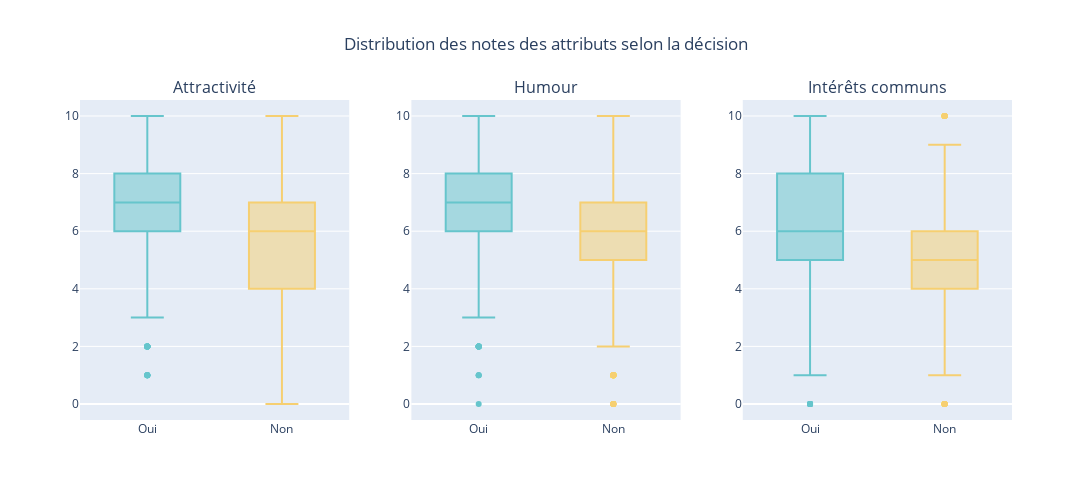

The notebook cell saved with this chart:
### Markdown cell above
L'`attractivité`, l’`humour` et les `intérêts communs` ont des écarts plus marqués entre les participants qui sont souhaités être revus et ceux qui ne le sont pas.

Cela pourrait indiquer que ces critères sont particulièrement importants dans la prise de décision contrairement à la sincérité, l'intelligence et l'ambition.

Nous allons donc analyser plus précisémment la distribution des notes pour les 3 attributs : attractivité, humour et intérêts communs.

### Code cell
#Distribution des attributs Attractivité, Humour et Intérêts communs selon la décision

attributes = {"attr" : "Attractivité", "fun" : "Humour", "shar" : "Intérêts communs"}

# Création des subplots
fig = make_subplots(rows = 1, cols = 3, subplot_titles=[attributes[attr] for attr in attributes])

mask_oui = (df_sd_clean["dec"] == "Oui")
mask_non = (df_sd_clean["dec"] == "Non")

# Ajout des boxplots dans les subplots
for i, attr in enumerate(attributes):
    # Décision Oui
    fig.add_trace(
        go.Box(y=df_sd_clean[mask_oui][attr], name="Oui", marker_color=px.colors.qualitative.Pastel[0]),
        row=1, col=i+1
    )
    # Décision Non
    fig.add_trace(
        go.Box(y=df_sd_clean[mask_non][attr], name="Non", marker_color=px.colors.qualitative.Pastel[1]),
        row=1, col=i+1
    )

fig.update_layout(title="Distribution des notes des attributs selon la décision", title_x=0.5, height=500, width=1200, showlegend=False)
fig.show()

### Figure 1 — Plotly figure (JSON) as saved in the notebook; plotly's stock layout.template omitted (floating-point values rounded to 4 significant figures; data arrays with more than 128 entries replaced by an {"elided": "..."} marker saying what was removed)
{"data": [{"marker": {"color": "rgb(102, 197, 204)"}, "name": "Oui", "type": "box", "xaxis": "x", "y": {"elided": "3518 float values"}, "yaxis": "y"}, {"marker": {"color": "rgb(246, 207, 113)"}, "name": "Non", "type": "box", "xaxis": "x", "y": {"elided": "4860 float values"}, "yaxis": "y"}, {"marker": {"color": "rgb(102, 197, 204)"}, "name": "Oui", "type": "box", "xaxis": "x2", "y": {"elided": "3518 float values"}, "yaxis": "y2"}, {"marker": {"color": "rgb(246, 207, 113)"}, "name": "Non", "type": "box", "xaxis": "x2", "y": {"elided": "4860 float values"}, "yaxis": "y2"}, {"marker": {"color": "rgb(102, 197, 204)"}, "name": "Oui", "type": "box", "xaxis": "x3", "y": {"elided": "3518 float values"}, "yaxis": "y3"}, {"marker": {"color": "rgb(246, 207, 113)"}, "name": "Non", "type": "box", "xaxis": "x3", "y": {"elided": "4860 float values"}, "yaxis": "y3"}], "layout": {"annotations": [{"font": {"size": 16}, "showarrow": false, "text": "Attractivité", "x": 0.1444, "xanchor": "center", "xref": "paper", "y": 1, "yanchor": "bottom", "yref": "paper"}, {"font": {"size": 16}, "showarrow": false, "text": "Humour", "x": 0.5, "xanchor": "center", "xref": "paper", "y": 1, "yanchor": "bottom", "yref": "paper"}, {"font": {"size": 16}, "showarrow": false, "text": "Intérêts communs", "x": 0.8556, "xanchor": "center", "xref": "paper", "y": 1, "yanchor": "bottom", "yref": "paper"}], "height": 500, "showlegend": false, "title": {"text": "Distribution des notes des attributs selon la décision", "x": 0.5}, "width": 1200, "xaxis": {"anchor": "y", "domain": [0, 0.2889]}, "xaxis2": {"anchor": "y2", "domain": [0.3556, 0.6444]}, "xaxis3": {"anchor": "y3", "domain": [0.7111, 1]}, "yaxis": {"anchor": "x", "domain": [0, 1]}, "yaxis2": {"anchor": "x2", "domain": [0, 1]}, "yaxis3": {"anchor": "x3", "domain": [0, 1]}}}
